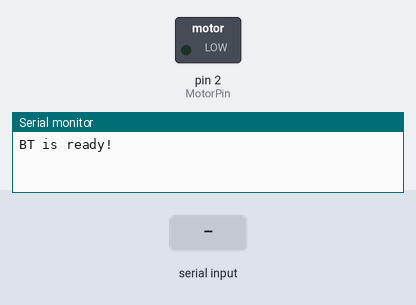
A sketch run on a simulated Arduino Uno, built with avr-gcc and run on an emulated ATmega328P. Shown: switched loads named in the sketch (green lamp = pin HIGH), the last lines printed to the serial monitor. The test bench sets the inputs (shaded band).

Above: at 3.2 s.
3.3 s: "L" received over the second serial link
4.8 s: "H" received over the second serial link
At 6.0 s:
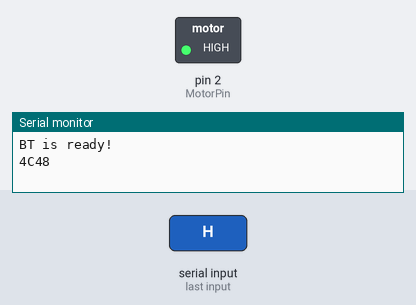
Timing chart, 0 to 7.8 s (numbered marks = the images above; inputs shaded):
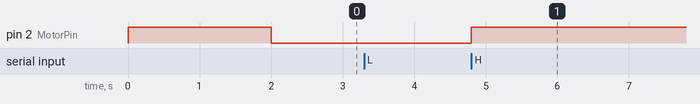

Measured:
- after the input at 4.8 s, pin 2 (MotorPin): LOW → HIGH at once

The sketch:

BT_Talk_Speech_MotorFan.ino
```cpp
//  ref HC-05與HC-06藍牙模組補充說明（三）：使用Arduino設定AT命令
// ref http://swf.com.tw/?p=712

#include <SoftwareSerial.h>   // 引用程式庫
#define MotorPin 2
char getdata ;  // 儲存接收資料的變數

// 定義連接藍牙模組的序列埠
SoftwareSerial BT(11, 12); // 接收腳, 傳送腳

void setup() {

  pinMode(MotorPin , OUTPUT) ;    // set Button pin as input data

  Serial.begin(9600);   // 與電腦序列埠連線
  Serial.println("BT is ready!");

  // 設定藍牙模組的連線速率
  // 如果是HC-05，請改成38400
  BT.begin(9600);
   MotorOn() ;
   delay(2000);
   MotorOff() ;
}

void loop() {

    getdata = '@';
  // 若收到藍牙模組的資料，則送到「序列埠監控視窗」
  if (BT.available()) {
    getdata = BT.read();
    Serial.print(getdata, HEX);
  }

    if (getdata == 'L')
        {
          MotorOff() ;
        }

    if (getdata == 'H')
        {
          MotorOn() ;
        }

}

void MotorOn()
{
            digitalWrite(MotorPin, HIGH) ;
}

void MotorOff()
{
         digitalWrite(MotorPin, LOW) ;
}
```
